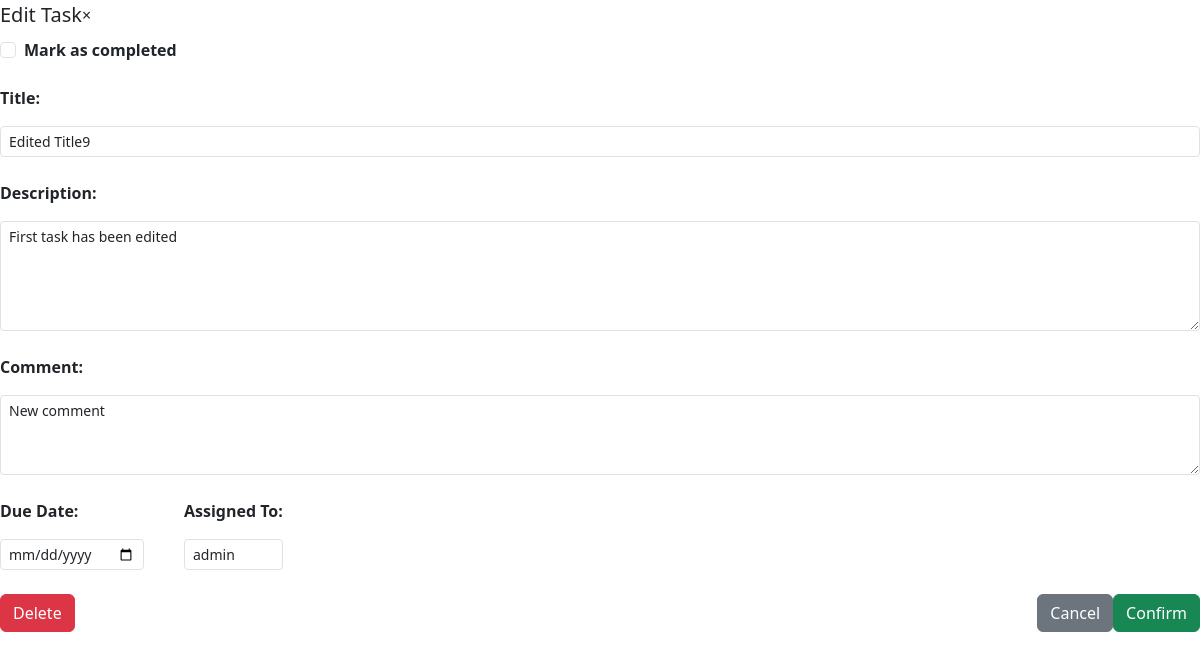
/edit_task/1/ (signed in), run on an earlier commit of the app's database.
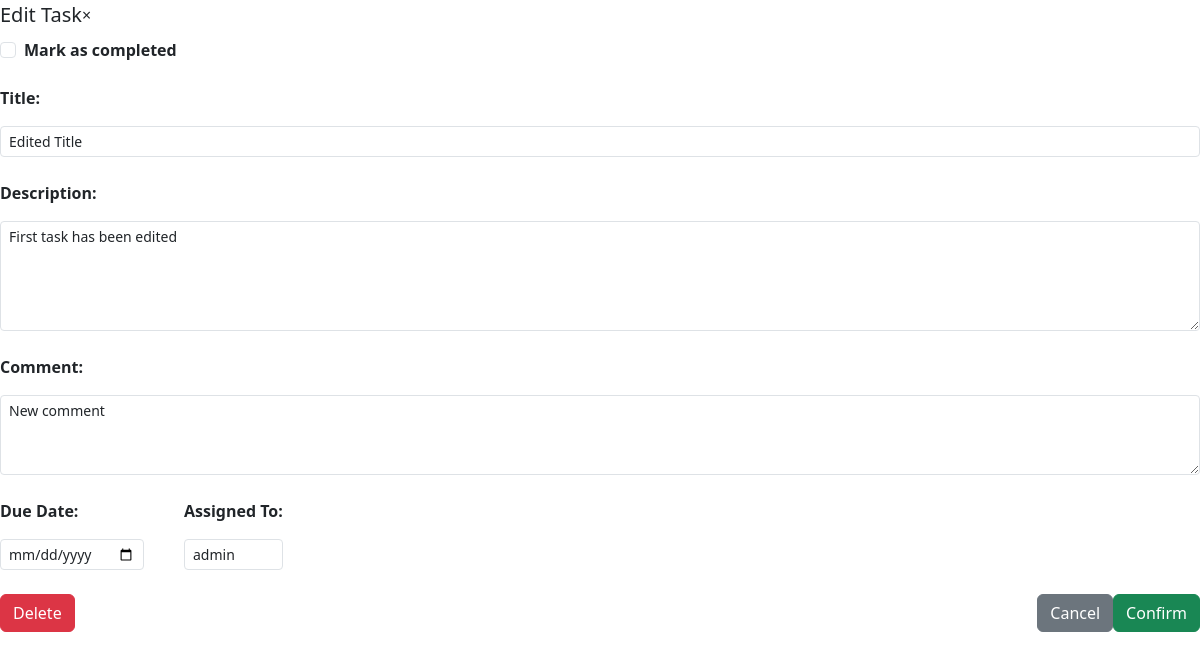
And on a later commit of the database.
### todo_apps/models.py (models this page shows, shortened)
class Task(models.Model):
    text_title = models.CharField(max_length=200)
    text_desc = models.TextField(max_length=10000, default='')
    date_added = models.DateTimeField(auto_now_add=True)
    owner = models.ForeignKey(User, on_delete=models.CASCADE)
    comment = models.TextField(max_length=10000, default='')
    date_due = models.DateField()
    status = models.BooleanField(default=False)

### todo_apps/views.py (the view)
# urls.py: path('edit_task/<int:task_id>/', views.edit_task, name="edit_task"),
@login_required
def edit_task(request, task_id):
    task = Task.objects.get(id=task_id)
    if request.method != 'POST':
        form = TaskForm(instance=task)
    else:
        form = TaskForm(instance=task, data=request.POST)
        if form.is_valid():
            form.save()
    context = {'task': task, "form": form}
    return render(request, 'todo_apps/edit_task.html', context)

### todo_apps/forms.py
class TaskForm(forms.ModelForm):
    class Meta:
        model = Task
        fields = ['text_title', 'text_desc', 'comment', 'date_due', 'owner', 'status']
        labels = {'text_title': 'Title', 'text_desc': 'Description', 'comment': 'Comment', 'date_due': 'Due date', 'owner': 'Owner', 'status': 'Status'}

### todo_apps/templates/todo_apps/edit_task.html (shortened to what this page needs)
{% load bootstrap5 %}
{% bootstrap_css %}
{% load widget_tweaks %}
    <form hx-post="{% url 'todo_apps:edit_task'  task.id %}">
        <div class="modal-header">
          <h5 class="modal-title">Edit Task</h5>
          <span class="close">&times;</span>
        </div>
        <div class="modal-body overflow-auto pb-4">
          <div class="form-check mt-2">
            <strong>Mark as completed</strong>
            {% render_field form.status|attr:"type:checkbox" class="form-check-input" id="flexCheckDefault" %}
          </div>
            <div class="form-group mt-4">
              <strong>Title: </strong>
              {% render_field form.text_title class="form-control mt-3 form-control-sm" style="max-height: 150px;" %}
            </div>
            <div class="form-group mt-4">
              <strong>Description: </strong>
              {% render_field form.text_desc class="form-control mt-3 form-control-sm" style="max-height: 110px;" %}
            </div>
            <div class="form-group mt-4">
              <strong>Comment: </strong>
              {% render_field form.comment class="form-control mt-3 form-control-sm" style="max-height: 80px;" %}
            </div>
            <div class="d-flex bd-highlight">
            <div class="form-group mt-4 bd-highlight">
              <strong>Due Date: </strong>
              {% render_field form.date_due|attr:"type:date" class="form-control mt-3 form-control-sm" style="max-width: 150px;" %}
            </div>
            <div class="form-group mt-4 bd-highlight" style="margin-left: 2.5rem;">
              <strong>Assigned To: </strong>
              {% render_field form.owner|attr:"select" class="form-control mt-3 form-control-sm" %}
            </div>
            </div>
        </div>
        <div class="modal-footer d-flex bd-highlight">
            <div class="flex-grow-1 bd-highlight">
                <button class="btn btn-danger" id="delete-task" hx-post="{% url 'todo_apps:delete_task' task.id %}">Delete</button>
            </div>
            <div class="bd-highlight">
                <button class="d-inline btn btn-secondary" id="cancel-task">Cancel</button>
            </div>
            <div class="bd-highlight">
                <button class="d-inline btn btn-success" id="save-edit-task" type="submit">Confirm</button>
            </div>
        </div>
      </form>

What changed in the data, as far as the page shows it:
changed Task "First task has been edited": text_title "Edited Title9" → "Edited Title"
